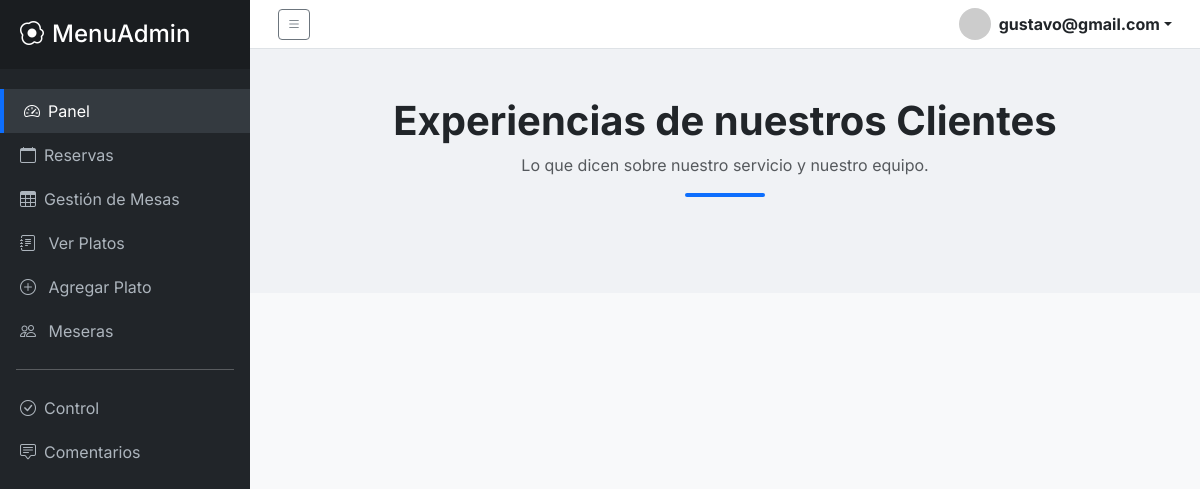
Before: /client/admin/views/comentarios/index.php (signed in) with the older database file.
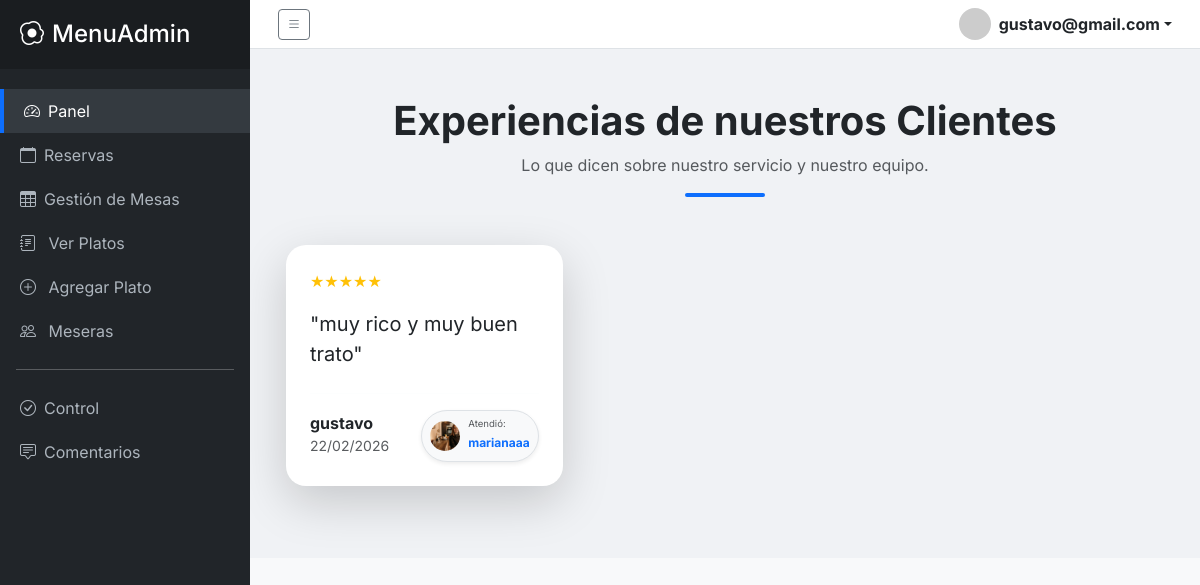
After: the same page with the newer database file.
### tables this page shows
CREATE TABLE `comentarios` (
  `id_comentario` int(11) NOT NULL,
  `id_cliente_fk` int(11) DEFAULT NULL,
  `id_usuario_fk` int(11) NOT NULL,
  `puntuacion` int(11) DEFAULT NULL,
  `resena` text DEFAULT NULL,
  `fecha_comentario` timestamp NOT NULL DEFAULT current_timestamp()
);

CREATE TABLE `clientes` (
  `id_cliente` int(11) NOT NULL,
  `nombre_cliente` varchar(100) NOT NULL,
  `telefono` varchar(20) DEFAULT NULL,
  `email_cliente` varchar(100) DEFAULT NULL,
  `fecha_registro` timestamp NOT NULL DEFAULT current_timestamp(),
  `password` varchar(200) NOT NULL
);

CREATE TABLE `usuarios` (
  `id_usuario` int(11) NOT NULL,
  `id_rol_fk` int(11) DEFAULT NULL,
  `nombre` varchar(100) NOT NULL,
  `email` varchar(100) NOT NULL,
  `password` varchar(255) NOT NULL,
  `imagen` varchar(255) DEFAULT NULL,
  `telefono` varchar(255) DEFAULT NULL,
  `fecha_creacion` timestamp NOT NULL DEFAULT current_timestamp(),
  `fecha_actualizacion` timestamp NOT NULL DEFAULT current_timestamp() ON UPDATE current_timestamp()
);

### client/admin/views/comentarios/index.php (the view, shortened to what this page needs)
<?php include '../../layouts/parte1.php'; ?>
<?php
try {
    $sql = "SELECT
                c.id_comentario,
                c.puntuacion,
                c.resena,
                c.fecha_comentario,
                cli.nombre_cliente,
                u.nombre AS nombre_mesero,
                u.imagen AS imagen_mesero
            FROM comentarios c
            INNER JOIN clientes cli ON c.id_cliente_fk = cli.id_cliente
            INNER JOIN usuarios u ON c.id_usuario_fk = u.id_usuario
            ORDER BY c.fecha_comentario DESC";
    $query = $pdo->prepare($sql);
    $query->execute();
    $comentarios = $query->fetchAll(PDO::FETCH_ASSOC);
} catch (PDOException $e) {
    echo "Error: " . $e->getMessage();
}
?>
<div class="container-fluid py-5" style="background-color: #f0f2f5;">
    <div class="text-center mb-5">
        <h1 class="fw-bold text-dark">Experiencias de nuestros Clientes</h1>
        <p class="text-muted">Lo que dicen sobre nuestro servicio y nuestro equipo.</p>
        <div class="mx-auto" style="width: 80px; height: 4px; background: #0d6efd; border-radius: 2px;"></div>
    </div>
    <div class="row px-4">
        <?php foreach ($comentarios as $com): ?>
            <div class="col-md-6 col-lg-4 mb-4">
                <div class="card border-0 shadow-lg h-100" style="border-radius: 20px;">
                    <div class="card-body p-4">
                        <div class="mb-3 text-warning">
                            <?php
                            for($i=1; $i<=5; $i++) {
                                echo ($i <= $com['puntuacion']) ? '★' : '☆';
                            }
                            ?>
                        </div>
                        <p class="card-text fs-5 italic text-dark mb-4">
                            "<?php echo htmlspecialchars($com['resena']); ?>"
                        </p>
                        <hr class="text-light">
                        <div class="d-flex justify-content-between align-items-center mt-3">
                            <div>
                                <h6 class="mb-0 fw-bold"><?php echo htmlspecialchars($com['nombre_cliente']); ?></h6>
                                <small class="text-muted"><?php echo date('d/m/Y', strtotime($com['fecha_comentario'])); ?></small>
                            </div>
                            <div class="text-end">
                                <div class="d-flex align-items-center bg-light p-2 rounded-pill shadow-sm border">
                                    <img src="../../../../public/assets/img/meseros/<?php echo !empty($com['imagen_mesero']) ? $com['imagen_mesero'] : 'default.png'; ?>"
                                         class="rounded-circle me-2" width="30" height="30" style="object-fit: cover;">
                                    <div class="text-start">
                                        <p class="mb-0 text-muted" style="font-size: 0.6rem; line-height: 1;">Atendió:</p>
                                        <span class="fw-bold text-primary" style="font-size: 0.75rem;"><?php echo $com['nombre_mesero']; ?></span>
                                    </div>
                                </div>
                            </div>
                        </div>
                    </div>
                </div>
            </div>
        <?php endforeach; ?>
    </div>
</div>
<?php include '../../layouts/parte2.php'; ?>

Changed rows visible on the page:
added comentarios: puntuacion 5 (drawn), resena "muy rico y muy buen trato", id_cliente_fk.nombre_cliente "gustavo", fecha_comentario "22/02/2026", id_usuario_fk.imagen (picture), id_usuario_fk.nombre "marianaaa"
